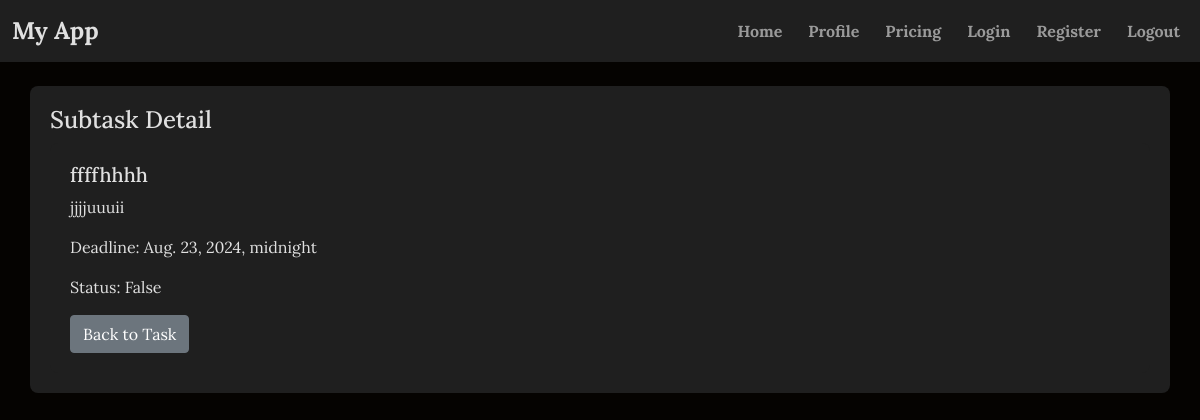
/tasks/11/subtasks/2/subtask_detail, run on the app's committed database.
### tasks/models.py (models this page shows, shortened)
class Subtask(models.Model):
    task = models.ForeignKey(Task, related_name='subtasks', on_delete=models.CASCADE)
    title = models.CharField(max_length=200)
    description = models.TextField()
    due_date = models.DateTimeField()
    is_completed = models.BooleanField(default=False)
    created_at = models.DateTimeField(auto_now_add=True)
    updated_at = models.DateTimeField(auto_now=True)

### tasks/views.py (the view)
# urls.py: path('<int:task_pk>/subtasks/<int:subtask_pk>/subtask_detail', views.subtask_detail, name='subtask_detail'),
def subtask_detail(request, task_pk, subtask_pk):
    subtask = get_object_or_404(Subtask, pk=subtask_pk)
    return render(request, 'tasks/subtask_detail.html', {'subtask': subtask})

### tasks/templates/tasks/subtask_detail.html (shortened to what this page needs)
{% extends 'tasks/base.html' %}
{% block content %}
<h4>Subtask Detail</h4>
    <div class="container">
        <h5>{{ subtask.title }}</h5>
        <p>{{ subtask.description }}</p>
        <p>Deadline: {{ subtask.due_date }}</p>
        <p>Status: {{ subtask.is_completed }}</p>
        <a href="{% url 'task_detail' pk=subtask.task.pk %}"  class="btn btn-secondary">Back to Task</a>
    </div>
{% endblock %}

### tasks/templates/tasks/base.html (style rules this page uses)
body { background-color: #050301; color: #e0e0e0; font-family: 'Lora', serif; }
.container { background-color: #1f1f1f; padding: 20px; border-radius: 8px; }

### data on the page
Subtask: title "ffffhhhh", description "jjjjuuuii", due_date "Aug. 23, 2024, midnight", is_completed "False"
